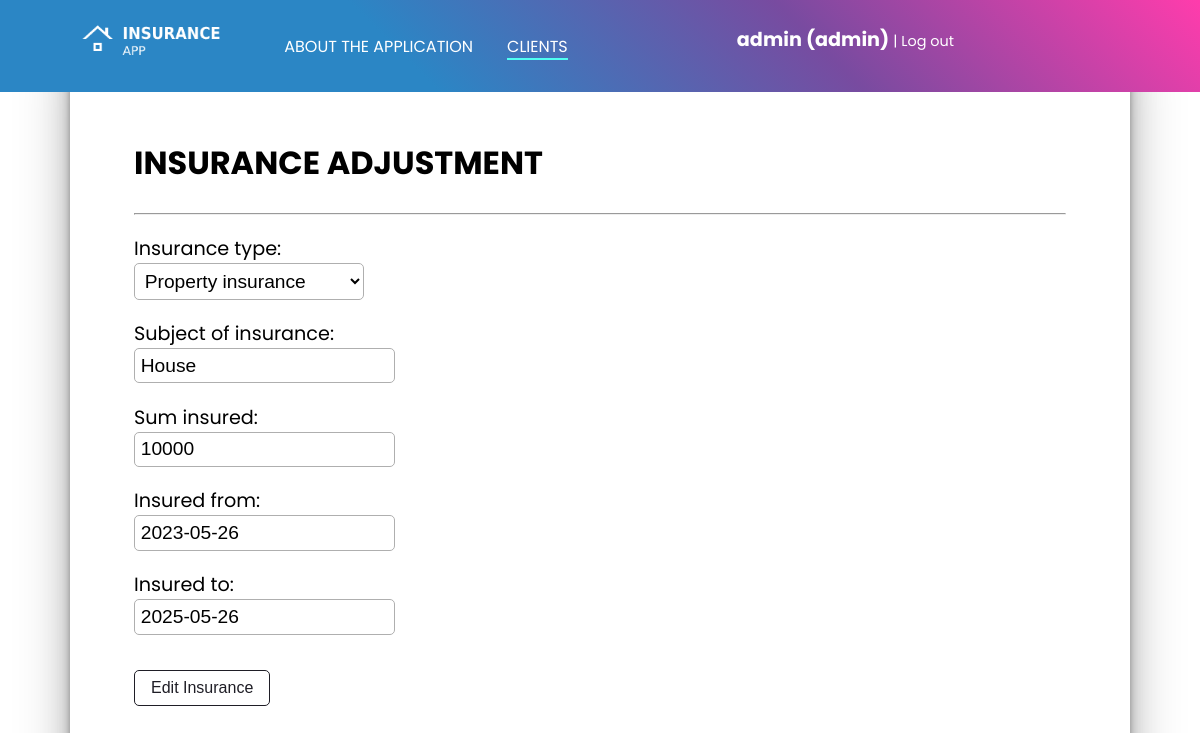
The app's page /policyholders/24/insurance/18/edit (signed in) with its own data.
### clients/models.py (models this page shows, shortened)
class Insurance(models.Model):
    TYPES_OF_INSURANCE = [
        ("Property", "Property insurance"),
        ("Emergency", "Contingency insurance"),
        ("Life", "Life insurance"),
        ("Accident", "Accident insurance"),
        ("Liability", "Liability insurance")
    ]
    insurance_type = models.CharField(max_length=30, choices=TYPES_OF_INSURANCE, verbose_name="Insurance type")
    subject = models.CharField(max_length=100, verbose_name="Subject of insurance")
    amount = models.PositiveIntegerField(verbose_name="Sum insured")
    date_from = models.DateField(default=date.today, verbose_name="Insured from")
    date_to = models.DateField(default=date.today, verbose_name="Insured to")
    client = models.ForeignKey(Client, on_delete=models.CASCADE)

### clients/views.py (the view)
# urls.py: path("policyholders/<int:pk>/insurance/<int:id>/edit", views.edit_insurance, name="edit-insurance"),
@staff_member_required(login_url="/login/")
def edit_insurance(request, pk, id):
    client = Client.objects.get(id=pk)
    insurance = Insurance.objects.get(id=id)
    form = CreateInsuranceForm(instance=insurance)
    if request.method == "POST":
        form = CreateInsuranceForm(request.POST, instance=insurance)
        if form.is_valid():
            form.save()
            return redirect(f"/policyholders/{client.id}/")
    return render(request, "clients/insurance_edit.html", {
        "form": form
    })

### clients/forms.py
class CreateInsuranceForm(forms.ModelForm):
    class Meta:
        model = Insurance
        fields = ["insurance_type", "subject", "amount", "date_from", "date_to"]

### clients/templates/clients/insurance_edit.html (shortened to what this page needs)
{% extends 'clients/layout.html' %}
{% block navigation %}
<li><a  href="{% url 'clients:index' %}">About the application</a></li>
<li><a class="active" href="{% url 'clients:list-all-clients' %}">Clients</a></li>
{% endblock navigation %}
{% block section %}
<h1>Insurance Adjustment</h1><hr>
    <form action="" method="post">
        {{ form.as_p }}
        <input class="custom-btn" type="submit" value="Edit Insurance">
    </form>
{% endblock section %}

### clients/templates/clients/layout.html (shortened to what this page needs)
{% load static %}
<!DOCTYPE html>
<html lang="cs-cz">
<head>
    <link rel="stylesheet" href="{% static 'clients/styles.css' %}">
</head>
<body>
    <header>
        <div id="header-content" class="container">
            <a href="{% url 'clients:index' %}"><img src="{% static 'clients/app_logo.png' %}" height="50px" alt=""></a>
            <nav>
                <ul>
                    {% block navigation %}{% endblock navigation %}
                </ul>
            </nav>
            <div id="login-logout-bar" class="container">
            {% if user.is_authenticated %}
                <p id="username">{{ request.user.username }} {% if user.is_staff %} (admin) {% endif %}</p><a href="{% url 'logout' %}" class="login-logout">| Log out</a>
            {% else %}
                <a href="{% url 'login' %}" class="login-logout">Sign in </a><a href="{% url 'register' %}" id="register-btn">Register</a>
            {% endif %}
        </div>
        </div>
    </header>
    <section class="container">
        {% block section %}
        {% endblock section %}
    </section>
</body>
</html>

### clients/static/clients/styles.css (style rules this page uses)
:root { --main: background-color: #FF3CAC; --main: linear-gradient(225deg, #FF3CAC 0%, #784BA0 33%, #2B86C5 66%); background-image: linear-gradient(0deg, #D9AFD9 0%, #97D9E1 100%); --box: linear-gradient(45deg, #22c1c3 0%, #fdbb2d 100%); }
body { padding: 0; margin: 0; box-sizing: border-box; font-family: Poppins, sans-serif; background: #fff; min-height: 100vh; }
h1 { font-size: 2em; }
h1, h2, h3 { text-transform: uppercase; }
a { text-decoration: none; color:black; }
p { font-size: 1.2em; }
header { min-height: 2 em; width: 100vw; background: var(--main); color: white; position: fixed; z-index:1; padding: 17px 0px 0px 0px; }
#login-logout-bar { text-align: right; padding: 0.5em 2em 0 0; }
#username { display: inline; font-weight: bold; }
.login-logout { display: inline; text-decoration: none; color: white; font-size: 0.9em; transition: all 0.2s ease; }
#header-content { display: flex; padding: 0 0 0 1em; margin-top: 0; }
#header-content ul, #header-content h1 { padding-top: 0; margin-top: 0; }
nav ul { display: flex; flex-direction: row; }
nav ul li { padding: 1px; margin: 1em; list-style-type: none; text-transform: uppercase; }
nav ul li a { text-decoration: none; color: white; border-bottom: 2px solid transparent; transition: all 0.2s ease; }
.active { border-bottom: 2px solid #4FFFF3; }
section { box-sizing: border-box; background: #fff; min-height: 90vh; padding: 4em; padding-top: 7em; border-top: 0; border-radius: 0 0 10px 10px; box-shadow: rgba(0, 0, 0, 0.24) 0px 3px 8px; box-shadow: rgba(0, 0, 0, 0.25) 0px 54px 55px, rgba(0, 0, 0, 0.12) 0px -12px 30px, rgba(0, 0, 0, 0.12) 0px 4px 6px, rgba(0, 0, 0, 0.17) 0px 12px 13px, rgba(0, 0, 0, 0.09) 0px -3px 5px; }
.container { max-width: 1060px; margin: 0 auto; }
.custom-btn { font-size: 1em; text-decoration: none; cursor: pointer; color: #1F1E26; background: transparent; border: 1px solid #1F1E26; border-radius: 5px; padding: 0.5em 1em; margin: 1em 0; transition: all 0.2s ease; }
label { display: block; }
input, #id_insurance_type { border: 1px solid rgb(175, 175, 175); border-radius: 5px; font-size: 1em; padding: 0.3em; background: transparent; }

### records on screen
Insurance: insurance_type "Property insurance", subject "House", amount "10000", date_from "2023-05-26", date_to "2025-05-26"

### other values on screen
{{ request.user.username }} "admin"
